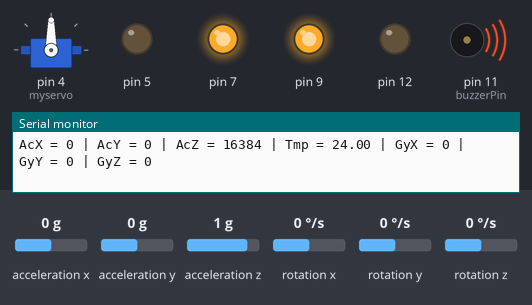
A sketch run on a simulated Arduino Uno, built with avr-gcc and run on an emulated ATmega328P. Parts: servo, output pins drawn as LEDs (lit = HIGH), buzzer (waves = sounding), the last lines printed to the serial monitor. Wiring (inferred from the names in the program): MPU-6050 motion sensor at I2C address 0x69. Inputs (shaded band) come from the test bench; at power-on: rotation y 0 °/s, acceleration x 0 g, acceleration y 0 g, acceleration z 1 g, rotation x 0 °/s, rotation z 0 °/s.

Above: at 11.2 s.
11.3 s: rotation y set to -6 °/s
At 19.1 s:
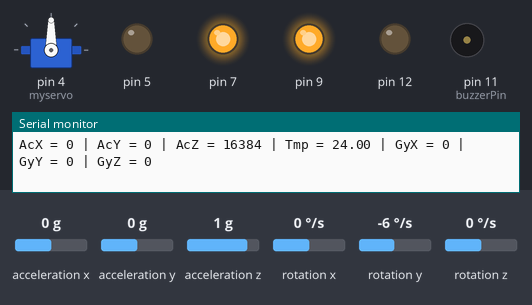
20.4 s: rotation y set to -9 °/s
At 21.7 s:
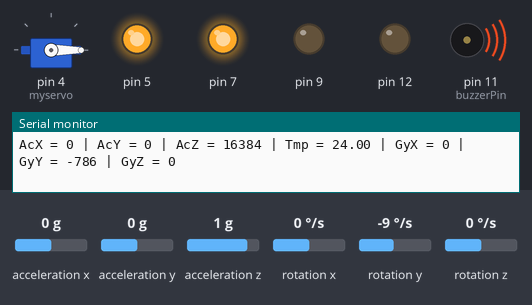
At 28.9 s:
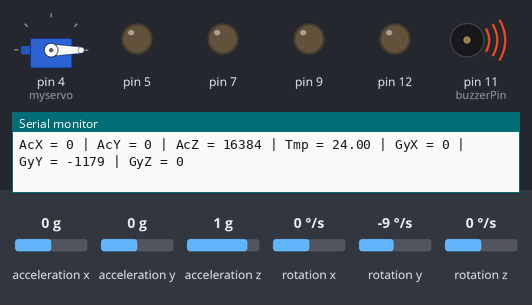
Timing chart, 0 to 41.5 s (numbered marks = the images above; inputs shaded):
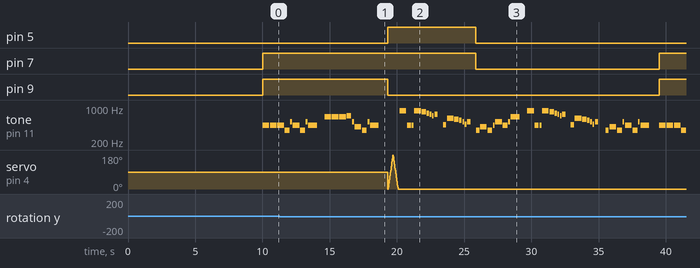

Measured:
- the behaviour switches between -7 and -8 °/s on rotation y (found by bisection; images 1 and 2)
- after the input at 20.4 s, pin 5: HIGH → LOW after 5.5 s instead of 19.1 s; pin 7: HIGH → LOW after 5.5 s, → HIGH 13.6 s later
- by itself, tone on pin 11 (buzzerPin): plays 440 Hz for 0.30 s, 440 Hz for 0.15 s, 880 Hz for 0.50 s, 830 Hz for 0.33 s, 784 Hz for 0.18 s, 740 Hz for 0.13 s … (51 notes in this stretch)

The sketch:

Pollocode.ino
```cpp
// (licence header left out)
#include <Servo.h>
#include<Wire.h>
int pos = 0;
int seconds = 0; //set the time in seconds here
int minutes = 0; //set the time in minutes here
int hours = 0; // set the time in hours here

int16_t AcX, AcY, AcZ, Tmp, GyX, GyY, GyZ;
const int MPU_addr = 0x69; // I2C address of the MPU-6050
int jotain = 1;
const int c = 261;
const int d = 294;
const int e = 329;
const int f = 349;
const int g = 391;
const int gS = 415;
const int a = 440;
const int aS = 455;
const int b = 466;
const int cH = 523;
const int cSH = 554;
const int dH = 587;
const int dSH = 622;
const int eH = 659;
const int fH = 698;
const int fSH = 740;
const int gH = 784;
const int gSH = 830;
const int aH = 880;
boolean toimi = true;
int aika = 5;
const int buzzerPin = 11; // Digital Pin 8
const int ledPin1 = 6;  // Digital Pin 12
const int ledPin2 = 3;  // Digital Pin 13 Built In Led can Change it if you want

int counter = 0;
int sensori = 0;
Servo myservo;

boolean serialInputReady = false;
String inputString = "";


void firstSection()
{
  if (toimi) {
    beep(a, 500);
    beep(a, 500);
    beep(a, 500);
    beep(f, 350);
    beep(cH, 150);
    beep(a, 500);
    beep(f, 350);
    beep(cH, 150);
    beep(a, 650);

    delay(500);

    beep(eH, 500);
    beep(eH, 500);
    beep(eH, 500);
    beep(fH, 350);
    beep(cH, 150);
    beep(gS, 500);
    beep(f, 350);
    beep(cH, 150);
    beep(a, 650);

    delay(500);
  }
}
void secondSection()
{
  if (toimi) {
    beep(aH, 500);
    beep(a, 300);
    beep(a, 150);
    beep(aH, 500);
    beep(gSH, 325);
    beep(gH, 175);
    beep(fSH, 125);
    beep(fH, 125);
    beep(fSH, 250);

    delay(325);

    beep(aS, 250);
    beep(dSH, 500);
    beep(dH, 325);
    beep(cSH, 175);
    beep(cH, 125);
    beep(b, 125);
    beep(cH, 250);

    delay(350);
  }
}
void beep(int note, int duration)
{
  if (toimi) {
    tone(buzzerPin, note, duration);

    //Play different LED depending on value of 'counter'
    if (counter % 2 == 0)
    {
      digitalWrite(ledPin1, HIGH);
      delay(duration);
      digitalWrite(ledPin1, LOW);
    }
    else
    {
      digitalWrite(ledPin2, HIGH);
      delay(duration);
      digitalWrite(ledPin2, LOW);
    }

    //Stop tone on buzzerPin
    noTone(buzzerPin);

    delay(50);

    //Increment counter
    counter++;
  }
}
void servo() {
  if (toimi) {

    digitalWrite(5, HIGH);
    digitalWrite(9, LOW);

    for (pos = 0; pos <= 180; pos += 1) { // goes from 0 degrees to 180 degrees
      // in steps of 1 degree
      myservo.write(pos);              // tell servo to go to position in variable 'pos'
      delay(2);                       // waits 15ms for the servo to reach the position
    }
    for (pos = 180; pos >= 0; pos -= 1) { // goes from 180 degrees to 0 degrees
      myservo.write(pos);              // tell servo to go to position in variable 'pos'
      delay(2);                       // waits 15ms for the servo to reach the position
    }
  }
}
void staph() {

  if (GyY > 2000 || GyY < -1000) {
    toimi = true;
    digitalWrite(12, LOW);
    digitalWrite(7, LOW);
    digitalWrite(5, LOW);
    digitalWrite(9, LOW);


  }

  Serial.print("AcX = "); Serial.print(AcX);
  Serial.print(" | AcY = "); Serial.print(AcY);
  Serial.print(" | AcZ = "); Serial.print(AcZ);
  Serial.print(" | Tmp = "); Serial.print(Tmp / 340.00 + 36.53); //equation for temperature in degrees C from datasheet
  Serial.print(" | GyX = "); Serial.print(GyX);
  Serial.print(" | GyY = "); Serial.print(GyY);
  Serial.print(" | GyZ = "); Serial.println(GyZ);

}


void setup() {

  aika = seconds * 1000 + minutes * 60000 + hours * 3600000;

  delay(10000);
  Wire.begin();
  Wire.beginTransmission(MPU_addr);
  Wire.write(0x6B);  // PWR_MGMT_1 register
  Wire.write(0);     // set to zero (wakes up the MPU-6050)
  Wire.endTransmission(true);
  Serial.begin(9600);
  pinMode(12, OUTPUT);
  pinMode(5, OUTPUT);
  pinMode(9, OUTPUT);
  pinMode(7, OUTPUT);
  myservo.attach(4);


}
void checkSensorData() {
  Wire.beginTransmission(MPU_addr);
  Wire.write(0x3B);  // starting with register 0x3B (ACCEL_XOUT_H)
  Wire.endTransmission(false);
  Wire.requestFrom(MPU_addr, 14, true); // request a total of 14 registers
  AcX = Wire.read() << 8 | Wire.read(); // 0x3B (ACCEL_XOUT_H) & 0x3C (ACCEL_XOUT_L)
  AcY = Wire.read() << 8 | Wire.read(); // 0x3D (ACCEL_YOUT_H) & 0x3E (ACCEL_YOUT_L)
  AcZ = Wire.read() << 8 | Wire.read(); // 0x3F (ACCEL_ZOUT_H) & 0x40 (ACCEL_ZOUT_L)
  Tmp = Wire.read() << 8 | Wire.read(); // 0x41 (TEMP_OUT_H) & 0x42 (TEMP_OUT_L)
  GyX = Wire.read() << 8 | Wire.read(); // 0x43 (GYRO_XOUT_H) & 0x44 (GYRO_XOUT_L)
  GyY = Wire.read() << 8 | Wire.read(); // 0x45 (GYRO_YOUT_H) & 0x46 (GYRO_YOUT_L)
  GyZ = Wire.read() << 8 | Wire.read();
  staph();
}
void loop() {

  checkSensorData();
  if (toimi) {

    digitalWrite(12, LOW);
    digitalWrite(5, LOW);
    digitalWrite(7, HIGH);
    digitalWrite(9, HIGH);
  }
  else {
    digitalWrite(12, LOW);
    digitalWrite(5, LOW);
    digitalWrite(7, LOW);
    digitalWrite(9, LOW);
  }
  firstSection();
  checkSensorData();
  delay(100);
  servo();
  delay(100);
  checkSensorData();

  secondSection();
  checkSensorData();
  if (toimi) {
    beep(f, 250);
    beep(gS, 500);
    beep(f, 350);
    beep(a, 125);
    beep(cH, 500);
    beep(a, 375);
    beep(cH, 125);
    beep(eH, 650);
  }

  checkSensorData();
  delay(500);

  checkSensorData();

  secondSection();
  checkSensorData();
  delay(100);

  checkSensorData();
  if (toimi) {
    beep(f, 250);
    beep(gS, 500);
    beep(f, 375);
    beep(cH, 125);
    beep(a, 500);
    beep(f, 375);
    beep(cH, 125);
    beep(a, 650);
    checkSensorData();
    delay(650);
  }
}
```
